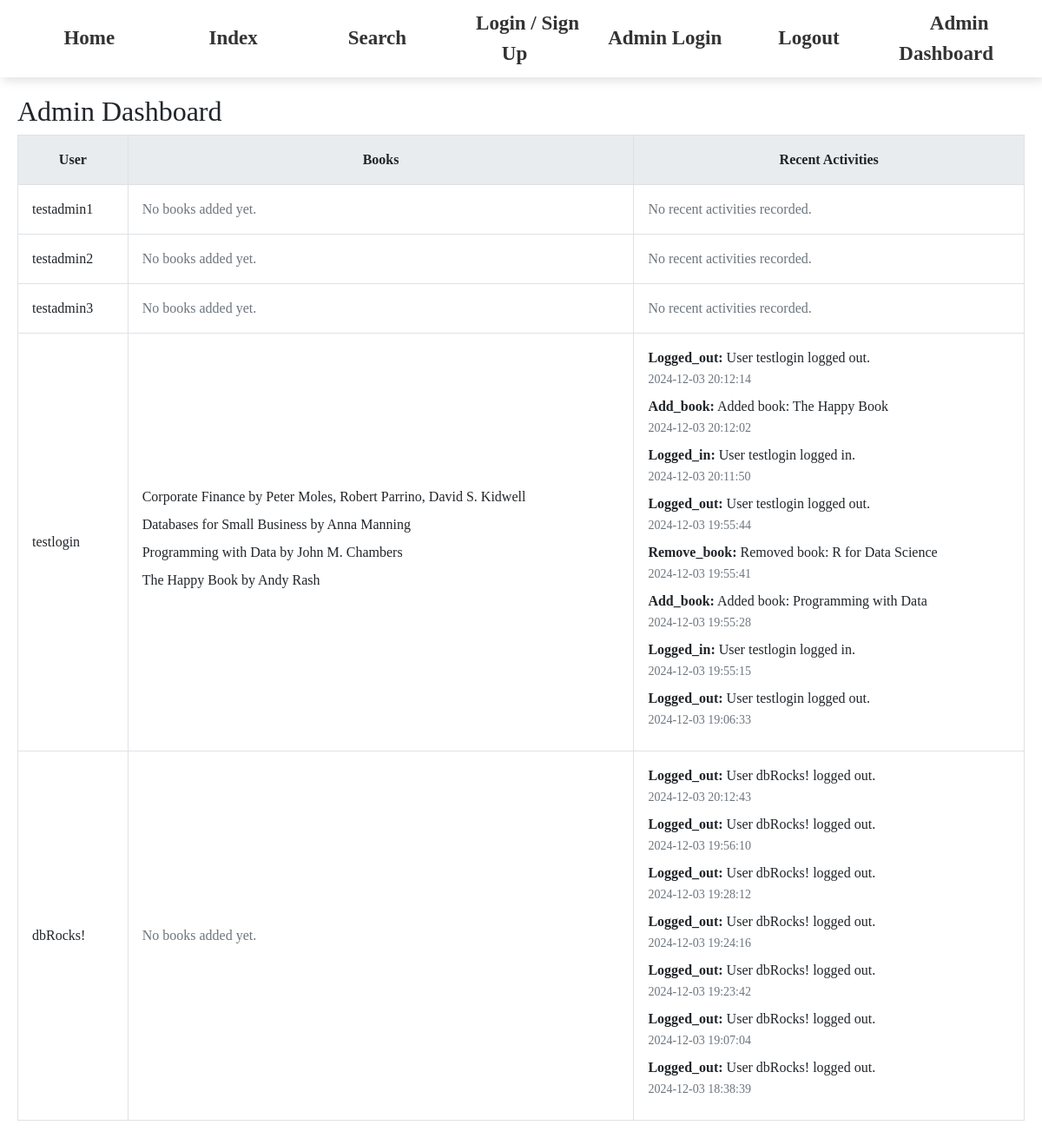
Before: /admin_dashboard (signed in) with the older database file.
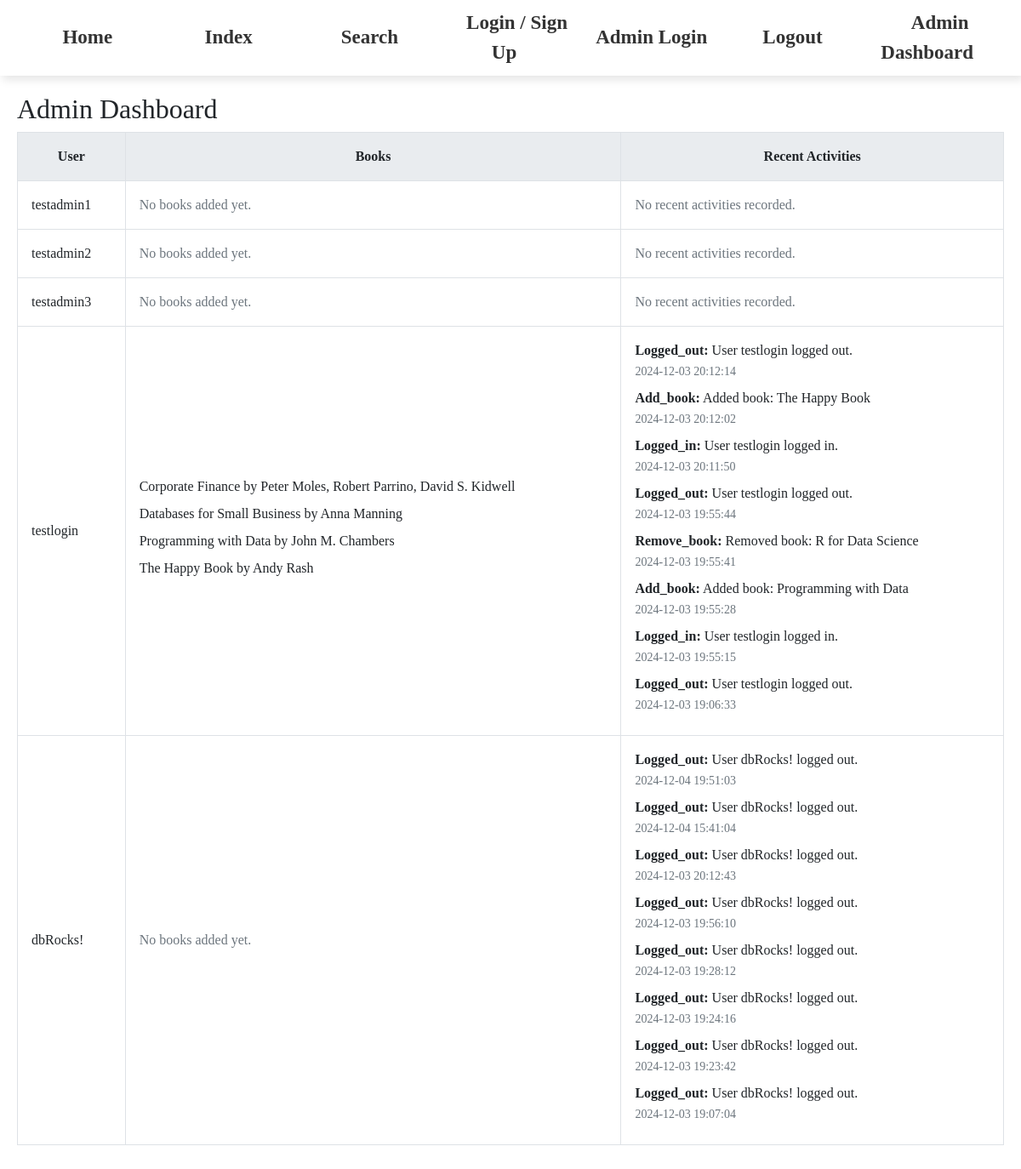
After: the same page with the newer database file.
### models/models.py (models this page shows, shortened)
class User(UserMixin, db.Model):
    id = db.Column(db.Integer, primary_key=True)
    username = db.Column(db.String(80), unique=True, nullable=False)
    password = db.Column(db.String(200), nullable=False)
    is_admin = db.Column(db.Boolean, default=False)  # Admin flag
    books = db.relationship('Book', back_populates='user')

class Book(db.Model):
    id = db.Column(db.Integer, primary_key=True)
    title = db.Column(db.String(255))
    author = db.Column(db.String(255))
    description = db.Column(db.String(500))
    user_id = db.Column(db.Integer, db.ForeignKey('user.id'), nullable=False)
    thumbnail = db.Column(db.String(255), nullable=True)
    rating = db.Column(db.Float, nullable=True)
    order_index = db.Column(db.Integer)  # New column to store the order index
    user = db.relationship('User', back_populates='books')

class RecentActivity(db.Model):
    __tablename__ = 'recent_activity'
    id = db.Column(db.Integer, primary_key=True)
    activity_type = db.Column(db.String(100), nullable=False)  # e.g., 'searched_book', 'added_book', 'removed_book'
    timestamp = db.Column(db.DateTime, default=datetime.utcnow)
    description = db.Column(db.String(255), nullable=True)  # Optional: additional description of activity
    user_id = db.Column(db.Integer, db.ForeignKey('user.id'), nullable=True)
    user = relationship('User', backref='recent_activities', lazy=True)

### app.py (the view)
@app.route('/admin_dashboard')
@login_required
def admin_dashboard():
    if not current_user.is_admin:
        flash('Access denied. Admins only.', 'danger')
        return redirect(url_for('index'))
    users = User.query.all()
    user_books = {user.id: Book.query.filter_by(user_id=user.id).all() for user in users}
    user_activities = {
        user.id: RecentActivity.query.filter_by(user_id=user.id).order_by(RecentActivity.timestamp.desc()).limit(8).all()
        for user in users
    }
    return render_template(
        'admin_dashboard.html',
        users=users,
        user_books=user_books,
        user_activities=user_activities,
    )

### app.py (called while the page is built)
@login_manager.user_loader
def load_user(user_id):
    return User.query.get(int(user_id))

### templates/admin_dashboard.html (shortened to what this page needs)
<!DOCTYPE html>
<html lang="en">
<head>
    <link rel="stylesheet" href="https://cdn.jsdelivr.net/npm/bootstrap@5.1.0/dist/css/bootstrap.min.css">
</head>
<body>
    {% extends 'template.html' %}
    {% block content %}
    <h2>Admin Dashboard</h2>
    {% if users %}
        <table class="table table-bordered">
            <thead>
                <tr>
                    <th>User</th>
                    <th>Books</th>
                    <th>Recent Activities</th>
                </tr>
            </thead>
            <tbody>
                {% for user in users %}
                    <tr>
                        <td>{{ user.username }}</td>
                        <td>
                            {% if user_books[user.id] %}
                                <ul>
                                    {% for book in user_books[user.id] %}
                                        <li>{{ book.title }} by {{ book.author }}</li>
                                    {% endfor %}
                                </ul>
                            {% else %}
                                <p>No books added yet.</p>
                            {% endif %}
                        </td>
                        <td>
                            {% if user_activities[user.id] %}
                                <ul>
                                    {% for activity in user_activities[user.id] %}
                                        <li>
                                            <strong>{{ activity.activity_type.capitalize() }}:</strong>
                                            {{ activity.description }}
                                            <br>
                                            <small class="text-muted">
                                                {{ activity.timestamp.strftime('%Y-%m-%d %H:%M:%S') }}
                                            </small>
                                        </li>
                                    {% endfor %}
                                </ul>
                            {% else %}
                                <p>No recent activities recorded.</p>
                            {% endif %}
                        </td>
                    </tr>
                {% endfor %}
            </tbody>
        </table>
    {% else %}
        <p>No users found.</p>
    {% endif %}
    {% endblock %}

### templates/template.html (shortened to what this page needs)
<!DOCTYPE html>
<html lang="en">
<head>
    <link rel="stylesheet" href="https://cdnjs.cloudflare.com/ajax/libs/font-awesome/6.0.0-beta3/css/all.min.css">
    <link rel="stylesheet" href="{{url_for('static',filename='css/styles.css')}}">
</head>
<body>
    <nav>
        <ul>
            <li><a href="{{ url_for('home') }}">Home</a></li>
            <li><a href="{{ url_for('index') }}">Index</a></li>
            <li><a href="{{ url_for('search') }}">Search</a></li>
            <li><a href="{{ url_for('auth') }}">Login / Sign Up</a></li>
            <li><a href="{{ url_for('admin_login') }}">Admin Login</a></li>
            {% if current_user.is_authenticated %}
                <li><a href="{{ url_for('logout') }}">Logout</a></li>
                {% if current_user.is_admin %}
                    <li><a href="{{ url_for('admin_dashboard') }}">Admin Dashboard</a></li>
                {% else %}
                    <li><a href="{{ url_for('dashboard') }}">User Dashboard</a></li>
                {% endif %}
            {% endif %}
        </ul>
    </nav>
    <div style="padding: 20px;">
        {% block content %} {% endblock %}
    </div>
</body>
</html>

### static/css/styles.css (style rules this page uses)
body { font-family: Raleway, serif; margin: 0; padding: 0; background-image: url('/static/images/sample.jpg'); background-size: cover; background-position: center; background-repeat: no-repeat; backdrop-filter: blur(20px); }
nav { background-color: rgba(255, 255, 255, 0.3); backdrop-filter: blur(15px); box-shadow: 1px 1px 0 0 rgba(255, 255, 255, 0.8) inset, 3px 5px 10px 0 rgba(0, 0, 0, 0.1); padding: 10px 20px; position: sticky; top: 0; z-index: 1000; }
nav ul { list-style: none; display: flex; justify-content: space-between; align-items: center; margin: 0; padding: 0; }
nav ul li { flex: 1; text-align: center; }
nav ul li a { font-family: Raleway, serif; color: #333; text-decoration: none; font-size: 23px; font-weight: 700; text-align: center; padding: 10px 15px; border-radius: 5px; transition: transform 0.3s ease, background 0.3s ease; background: rgba(255, 255, 255, 0.3); }

### templates/admin_dashboard.html (style rules this page uses)
table.table { background-color: #f8f9fa; border: 1px solid #dee2e6; }
table.table tbody tr { background-color: #ffffff; border-bottom: 1px solid #dee2e6; }
table.table td, table.table th { padding: 1rem; vertical-align: middle; }
table.table thead th { background-color: #e9ecef; font-weight: bold; text-align: center; }
table.table p { color: #6c757d; font-family: Raleway, serif; margin: 0; }
table.table ul { list-style-type: none; padding: 0; margin: 0; }
table.table ul li { margin-bottom: 0.5rem; font-family: Raleway, serif; }

Changed rows visible on the page:
computed for User "dbRocks!": loses RecentActivity (activity_type "Logged_out", description "User dbRocks! logged out.", timestamp "2024-12-03 18:38:39")
added RecentActivity: activity_type "Logged_out", description "User dbRocks! logged out.", timestamp "2024-12-04 19:51:03", shown under User "dbRocks!"
added RecentActivity: activity_type "Logged_out", description "User dbRocks! logged out.", timestamp "2024-12-04 15:41:04", shown under User "dbRocks!"
